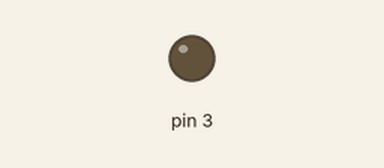
This sketch was run on a simulated Arduino Uno, built with avr-gcc and run on an emulated ATmega328P. Shown: output pins drawn as LEDs (lit = HIGH).

Above: at 0.15 s.
At 16.14 s:
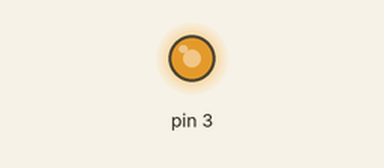
Timing chart, 0 to 16.0 s (numbered marks = the images above):
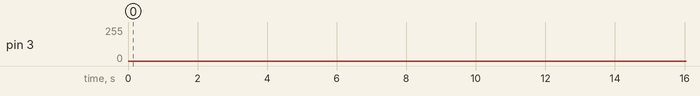

The sketch:

breathing_led.ino
```cpp
// ME25B070 - Manaswi Gaur

void setup()
{
}

void loop()
{
  for (int i = 0; i<=255; i++){
  	analogWrite(3, i);
  	delay(2);
  }
  for (int i = 0; i<=255; i++){
  	analogWrite(3, 255-i);
  	delay(2);
  }
}
```
